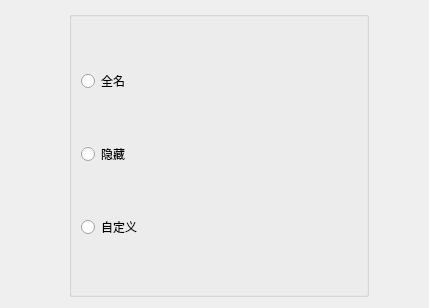
<?xml version="1.0" encoding="UTF-8"?>
<ui version="4.0">
 <class>Dialog_ShowtextSetting</class>
 <widget class="QWidget" name="Dialog_ShowtextSetting">
  <property name="geometry">
   <rect>
    <x>0</x>
    <y>0</y>
    <width>429</width>
    <height>308</height>
   </rect>
  </property>
  <property name="windowTitle">
   <string>Form</string>
  </property>
  <layout class="QHBoxLayout" name="horizontalLayout">
   <item>
    <spacer name="horizontalSpacer">
     <property name="orientation">
      <enum>Qt::Horizontal</enum>
     </property>
     <property name="sizeType">
      <enum>QSizePolicy::Maximum</enum>
     </property>
     <property name="sizeHint" stdset="0">
      <size>
       <width>70</width>
       <height>20</height>
      </size>
     </property>
    </spacer>
   </item>
   <item>
    <widget class="QGroupBox" name="signal_group">
     <property name="minimumSize">
      <size>
       <width>300</width>
       <height>0</height>
      </size>
     </property>
     <property name="maximumSize">
      <size>
       <width>300</width>
       <height>16777215</height>
      </size>
     </property>
     <property name="title">
      <string/>
     </property>
     <layout class="QVBoxLayout" name="verticalLayout_2">
      <item>
       <widget class="QRadioButton" name="fullname">
        <property name="text">
         <string>全名</string>
        </property>
       </widget>
      </item>
      <item>
       <widget class="QRadioButton" name="hidename">
        <property name="text">
         <string>隐藏</string>
        </property>
       </widget>
      </item>
      <item>
       <widget class="QRadioButton" name="customtext">
        <property name="text">
         <string>自定义</string>
        </property>
       </widget>
      </item>
     </layout>
    </widget>
   </item>
   <item>
    <spacer name="horizontalSpacer_2">
     <property name="orientation">
      <enum>Qt::Horizontal</enum>
     </property>
     <property name="sizeType">
      <enum>QSizePolicy::Maximum</enum>
     </property>
     <property name="sizeHint" stdset="0">
      <size>
       <width>60</width>
       <height>20</height>
      </size>
     </property>
    </spacer>
   </item>
  </layout>
 </widget>
 <resources/>
 <connections/>
</ui>
